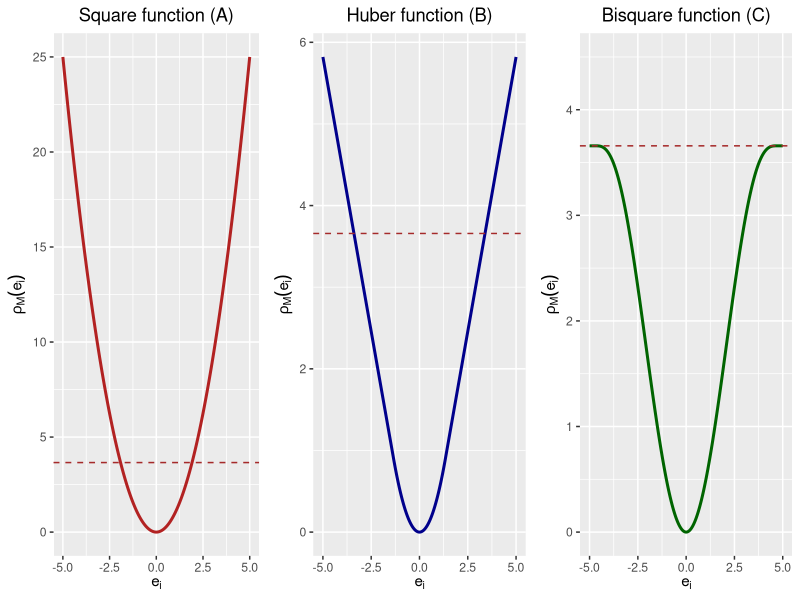
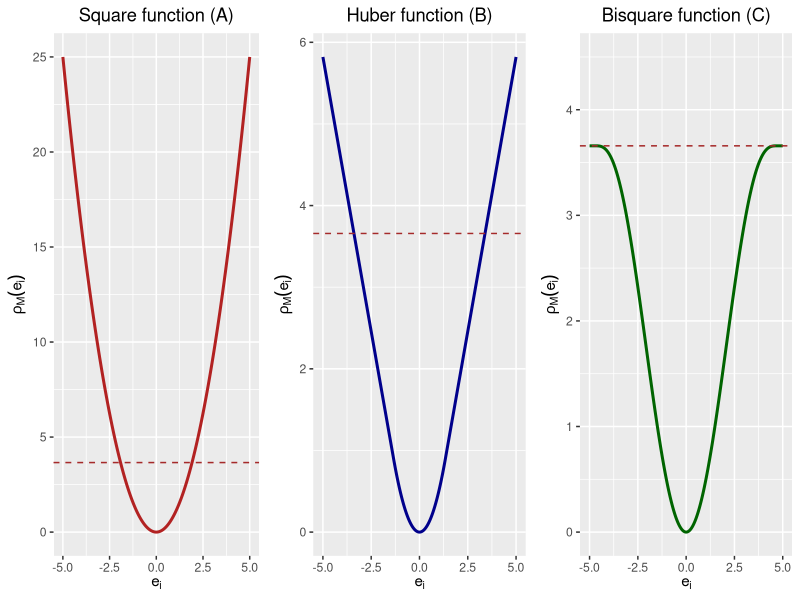

The R source for these figures, in order:

library(ggplot2)
library(ggpubr)

residuals<-seq(from=-5, to=5, by=0.01)

huberM<-function(residuals,k)
{
  newRes<-ifelse(abs(residuals)<=k,(residuals^2)/2,k*abs(residuals)-(k^2)/2)
  return(newRes)
}

biSquare<-function(residuals,k)
{
  newRes<-ifelse(abs(residuals)<=k,k^2/6*(1-(1-(residuals/k)^2)^3),k^2/6)
  return(newRes)
}

plotData<-data.frame(residuals,huber=huberM(residuals,1.345),squares=residuals^2,
                     biSq=biSquare(residuals,4.685))

squaresPlot<-ggplot(data=plotData)+
  geom_line(aes(x=residuals,y=squares),color="firebrick",size=1.02)+
  xlab(label=expression(e[i]))+
  ylab(label=expression(rho[M](e[i])))+
  ggtitle("Square function (A)")+
  theme(plot.title = element_text(hjust = 0.5))+
  geom_hline(yintercept=4.685^2/6,lty="dashed",col="brown")


huberPlot<-ggplot(data=plotData)+
  geom_line(aes(x=residuals,y=huber),color="darkblue",size=1.02)+
  xlab(label=expression(e[i]))+
  ylab(label=expression(rho[M](e[i])))+
  ggtitle("Huber function (B)")+
  theme(plot.title = element_text(hjust = 0.5))+
  geom_hline(yintercept=4.685^2/6,lty="dashed",col="brown")

bisquarePlot<-ggplot(data=plotData)+
  geom_line(aes(x=residuals,y=biSq),color="darkgreen",size=1.02)+
  xlab(label=expression(e[i]))+
  ylab(label=expression(rho[M](e[i])))+
  ggtitle("Bisquare function (C)")+
  theme(plot.title = element_text(hjust = 0.5))+
  geom_hline(yintercept=4.685^2/6,lty="dashed",col="brown")+
  ylim(c(0,4.5))

ggarrange(squaresPlot, huberPlot, bisquarePlot,ncol = 3, nrow = 1)

pdf("weight_funcs.pdf", width=9,height = 3)
ggarrange(squaresPlot, huberPlot, bisquarePlot,ncol = 3, nrow = 1)
dev.off()


